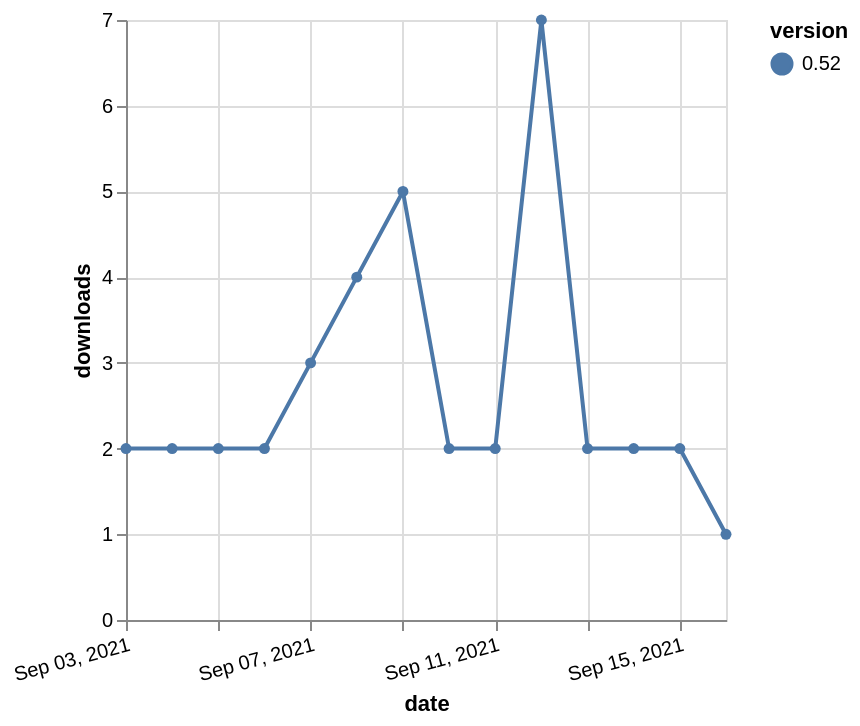

Source (Vega-Lite JSON):
### Vega-Lite specification from a JSON file in a GitHub repository (floating-point values rounded to 4 significant figures)
{"$schema": "https://vega.github.io/schema/vega-lite/v5.json", "description": "A simple bar chart with embedded data.", "data": {"values": [{"date": "2021-09-03", "total": 2988, "delta": 2, "version": "0.52"}, {"date": "2021-09-04", "total": 2990, "delta": 2, "version": "0.52"}, {"date": "2021-09-05", "total": 2992, "delta": 2, "version": "0.52"}, {"date": "2021-09-06", "total": 2994, "delta": 2, "version": "0.52"}, {"date": "2021-09-07", "total": 2997, "delta": 3, "version": "0.52"}, {"date": "2021-09-08", "total": 3001, "delta": 4, "version": "0.52"}, {"date": "2021-09-09", "total": 3006, "delta": 5, "version": "0.52"}, {"date": "2021-09-10", "total": 3008, "delta": 2, "version": "0.52"}, {"date": "2021-09-11", "total": 3010, "delta": 2, "version": "0.52"}, {"date": "2021-09-12", "total": 3017, "delta": 7, "version": "0.52"}, {"date": "2021-09-13", "total": 3019, "delta": 2, "version": "0.52"}, {"date": "2021-09-14", "total": 3021, "delta": 2, "version": "0.52"}, {"date": "2021-09-15", "total": 3023, "delta": 2, "version": "0.52"}, {"date": "2021-09-16", "total": 3024, "delta": 1, "version": "0.52"}]}, "width": "container", "mark": {"type": "line", "point": {"filled": true}}, "encoding": {"x": {"field": "date", "type": "temporal", "timeUnit": "yearmonthdate", "title": "date", "axis": {"labelAngle": -15}}, "y": {"field": "delta", "type": "quantitative", "title": "downloads"}, "color": {"field": "version", "type": "nominal"}, "tooltip": {"field": "delta"}}}
